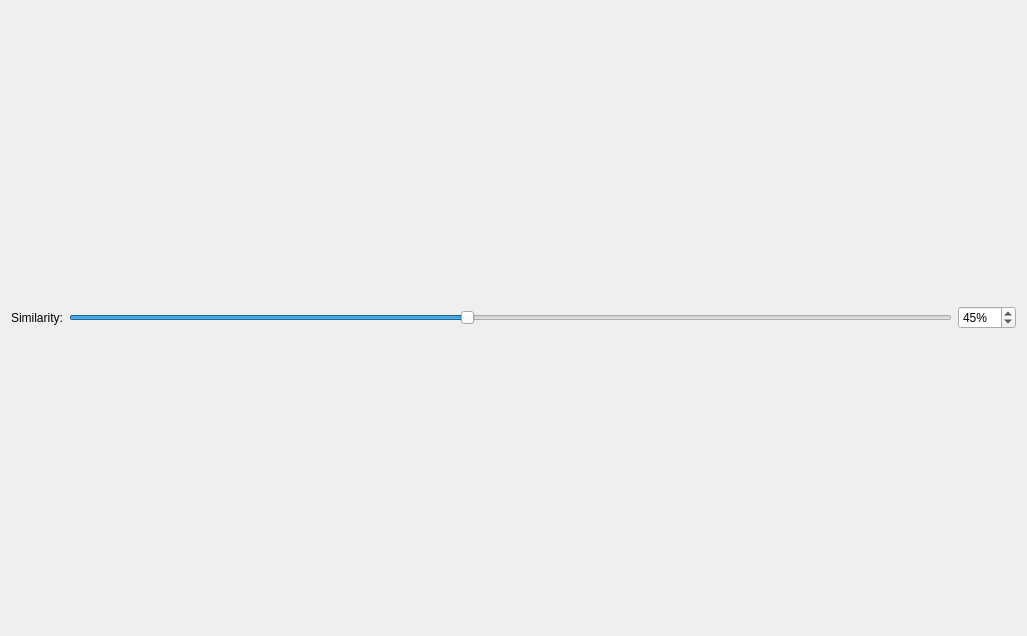
<?xml version="1.0" encoding="UTF-8"?>
<ui version="4.0">
 <class>StructureSimilarityDialog</class>
 <widget class="ChemData::AbstractClusteringWidget" name="StructureSimilarityDialog">
  <property name="geometry">
   <rect>
    <x>0</x>
    <y>0</y>
    <width>1027</width>
    <height>636</height>
   </rect>
  </property>
  <property name="windowTitle">
   <string>Structure Similarity</string>
  </property>
  <layout class="QVBoxLayout" name="verticalLayout_2">
   <item>
    <layout class="QVBoxLayout" name="mainLayout">
     <item>
      <layout class="QHBoxLayout" name="controlsLayout">
       <item>
        <widget class="QLabel" name="similarityLabel">
         <property name="text">
          <string>Similarity:</string>
         </property>
        </widget>
       </item>
       <item>
        <widget class="QSlider" name="similaritySlider">
         <property name="maximum">
          <number>100</number>
         </property>
         <property name="value">
          <number>45</number>
         </property>
         <property name="orientation">
          <enum>Qt::Horizontal</enum>
         </property>
        </widget>
       </item>
       <item>
        <widget class="QSpinBox" name="similaritySpinBox">
         <property name="suffix">
          <string>%</string>
         </property>
         <property name="maximum">
          <number>100</number>
         </property>
         <property name="value">
          <number>45</number>
         </property>
        </widget>
       </item>
      </layout>
     </item>
    </layout>
   </item>
  </layout>
 </widget>
 <customwidgets>
  <customwidget>
   <class>ChemData::AbstractClusteringWidget</class>
   <extends>QWidget</extends>
   <header location="global">chemdata/gui/abstractclusteringwidget.h</header>
   <container>1</container>
  </customwidget>
 </customwidgets>
 <resources/>
 <connections/>
</ui>
